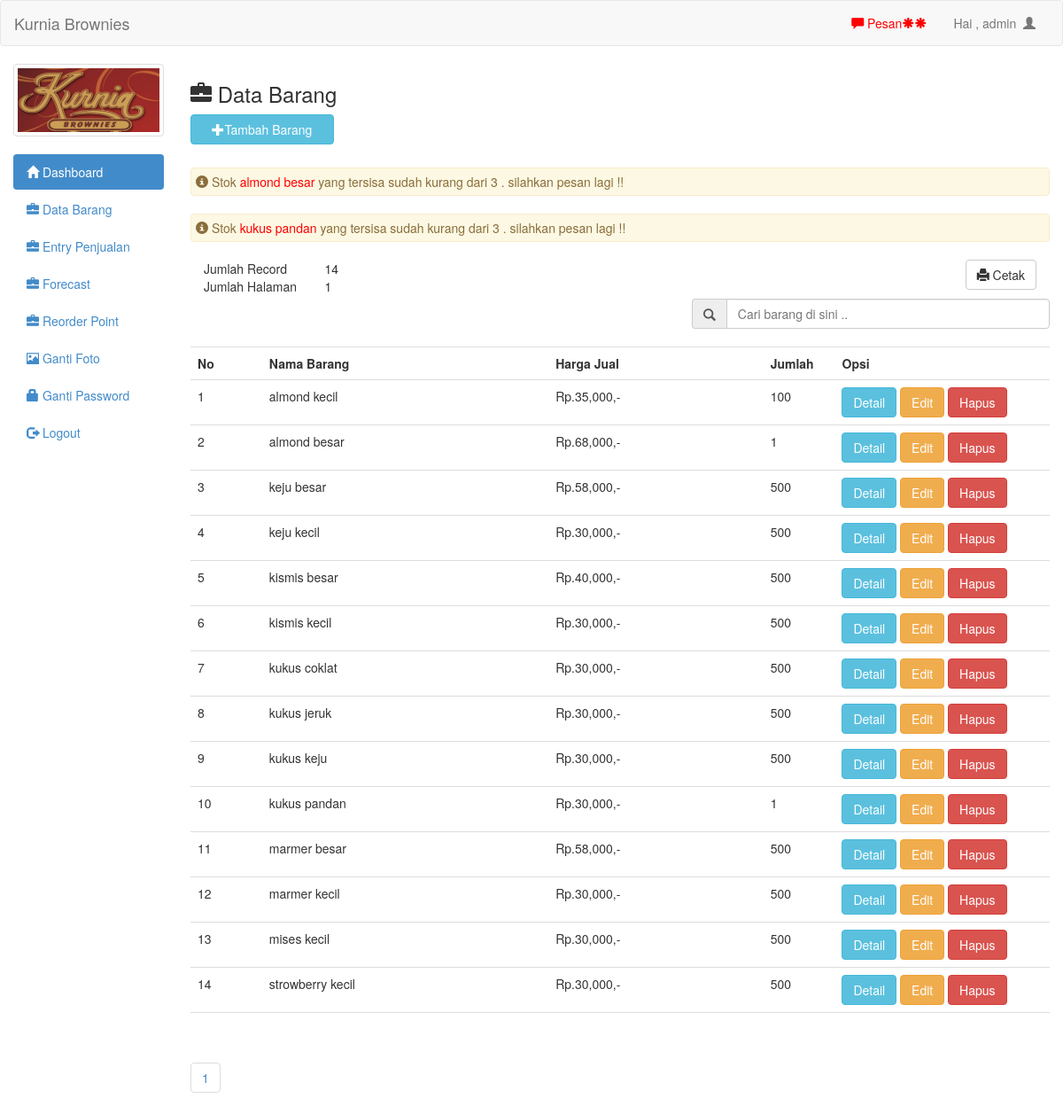
/admin/barang.php (signed in), run on the app's committed database.
### tables this page shows
CREATE TABLE `barang` (
  `id` int(11) NOT NULL,
  `nama` text NOT NULL,
  `jenis` text NOT NULL,
  `suplier` text NOT NULL,
  `modal` int(11) NOT NULL,
  `harga` int(11) NOT NULL,
  `jumlah` int(11) NOT NULL,
  `sisa` int(11) NOT NULL,
  `rop` int(11) NOT NULL
);

### admin/barang.php (the view, shortened to what this page needs)
<?php include 'header.php'; ?>
<h3><span class="glyphicon glyphicon-briefcase"></span> Data Barang</h3>
<button style="margin-bottom:20px" data-toggle="modal" data-target="#myModal" class="btn btn-info col-md-2"><span class="glyphicon glyphicon-plus"></span>Tambah Barang</button>
<br/>
<br/>
<br/>
<?php
$periksa=mysql_query("select * from barang where jumlah <=3");
while($q=mysql_fetch_array($periksa)){
	if($q['jumlah']<=3){
		?>
		<?php
		echo "<div style='padding:5px' class='alert alert-warning'><span class='glyphicon glyphicon-info-sign'></span> Stok  <a style='color:red'>". $q['nama']."</a> yang tersisa sudah kurang dari 3 . silahkan pesan lagi !!</div>";
	}
}
?>
<?php
$per_hal=20;
$jumlah_record=mysql_query("SELECT COUNT(*) from barang");
$jum=mysql_result($jumlah_record, 0);
$halaman=ceil($jum / $per_hal);
$page = (isset($_GET['page'])) ? (int)$_GET['page'] : 1;
$start = ($page - 1) * $per_hal;
?>
<div class="col-md-12">
	<table class="col-md-2">
		<tr>
			<td>Jumlah Record</td>
			<td><?php echo $jum; ?></td>
		</tr>
		<tr>
			<td>Jumlah Halaman</td>
			<td><?php echo $halaman; ?></td>
		</tr>
	</table>
	<a style="margin-bottom:10px" href="lap_barang.php" target="_blank" class="btn btn-default pull-right"><span class='glyphicon glyphicon-print'></span>  Cetak</a>
</div>
<form action="cari_act.php" method="get">
	<div class="input-group col-md-5 col-md-offset-7">
		<span class="input-group-addon" id="basic-addon1"><span class="glyphicon glyphicon-search"></span></span>
		<input type="text" class="form-control" placeholder="Cari barang di sini .." aria-describedby="basic-addon1" name="cari">
	</div>
</form>
<br/>
<table class="table table-hover">
	<tr>
		<th class="col-md-1">No</th>
		<th class="col-md-4">Nama Barang</th>
		<th class="col-md-3">Harga Jual</th>
		<th class="col-md-1">Jumlah</th>
		<th class="col-md-3">Opsi</th>
	</tr>
	<?php
	if(isset($_GET['cari'])){
		$cari=mysql_real_escape_string($_GET['cari']);
		$brg=mysql_query("select * from barang where nama like '$cari' or jenis like '$cari'");
	}else{
		$brg=mysql_query("select * from barang limit $start, $per_hal");
	}
	$no=1;
	while($b=mysql_fetch_array($brg)){
		?>
		<tr>
			<td><?php echo $no++ ?></td>
			<td><?php echo $b['nama'] ?></td>
			<td>Rp.<?php echo number_format($b['harga']) ?>,-</td>
			<td><?php echo $b['jumlah'] ?></td>
			<td>
				<a href="det_barang.php?id=<?php echo $b['id']; ?>" class="btn btn-info">Detail</a>
				<a href="edit.php?id=<?php echo $b['id']; ?>" class="btn btn-warning">Edit</a>
				<a onclick="if(confirm('Apakah anda yakin ingin menghapus data ini ??')){ location.href='hapus.php?id=<?php echo $b['id']; ?>' }" class="btn btn-danger">Hapus</a>
			</td>
		</tr>
		<?php
	}
	?>
	<tr>
		<td colspan="4"></td>
		<td>
		</td>
	</tr>
</table>
<ul class="pagination">
			<?php
			for($x=1;$x<=$halaman;$x++){
				?>
				<li><a href="?page=<?php echo $x ?>"><?php echo $x ?></a></li>
				<?php
			}
			?>
		</ul>
<?php
include 'footer.php';
?>

### admin/header.php (shortened to what this page needs)
<!DOCTYPE html>
<html>
<head>
	<link rel="stylesheet" type="text/css" href="../assets/css/bootstrap.css">
	<link rel="stylesheet" type="text/css" href="../assets/js/jquery-ui/jquery-ui.css">
</head>
<body>
	<div class="navbar navbar-default">
		<div class="container-fluid">
			<div class="navbar-header">
				<a href="http://www.malasngoding.com" class="navbar-brand">Kurnia Brownies</a>
			</div>
			<div class="collapse navbar-collapse">
				<ul class="nav navbar-nav navbar-right">
					<li><a id="pesan_sedia" href="#" data-toggle="modal" data-target="#modalpesan"><span class='glyphicon glyphicon-comment'></span>  Pesan</a></li>
					<li><a class="dropdown-toggle" data-toggle="dropdown" role="button" href="#">Hai , <?php echo $_SESSION['uname']  ?>&nbsp&nbsp<span class="glyphicon glyphicon-user"></span></a></li>
				</ul>
			</div>
		</div>
	</div>
	<div class="col-md-2">
		<div class="row">
			<?php
			$use=$_SESSION['uname'];
			$fo=mysql_query("select foto from admin where uname='$use'");
			while($f=mysql_fetch_array($fo)){
				?>
				<div class="col-xs-6 col-md-12">
					<a class="thumbnail">
						<img class="img-responsive" src="foto/<?php echo $f['foto']; ?>">
					</a>
				</div>
				<?php
			}
			?>
		</div>
		<ul class="nav nav-pills nav-stacked">
			<li class="active"><a href="index.php"><span class="glyphicon glyphicon-home"></span>  Dashboard</a></li>
			<li><a href="barang.php"><span class="glyphicon glyphicon-briefcase"></span>  Data Barang</a></li>
			<li><a href="barang_laku.php"><span class="glyphicon glyphicon-briefcase"></span>  Entry Penjualan</a></li>
			<li><a href="rop.php"><span class="glyphicon glyphicon-briefcase"></span>  Forecast</a></li>
			<li><a href="rop.php"><span class="glyphicon glyphicon-briefcase"></span>  Reorder Point</a></li>
			<li><a href="ganti_foto.php"><span class="glyphicon glyphicon-picture"></span>  Ganti Foto</a></li>
			<li><a href="ganti_pass.php"><span class="glyphicon glyphicon-lock"></span> Ganti Password</a></li>
			<li><a href="logout.php"><span class="glyphicon glyphicon-log-out"></span>  Logout</a></li>
		</ul>
	</div>
	<div class="col-md-10">

### admin/footer.php
</div>
</body>
</html>

### data on the page
barang: nama "almond besar", harga "68,000", jumlah "1"
barang: nama "kukus pandan", harga "30,000", jumlah "1"
barang: nama "almond kecil", harga "35,000", jumlah "100"
barang: nama "keju besar", harga "58,000", jumlah "500"
barang: nama "keju kecil", harga "30,000", jumlah "500"
barang: nama "kismis besar", harga "40,000", jumlah "500"
barang: nama "kismis kecil", harga "30,000", jumlah "500"
barang: nama "kukus coklat", harga "30,000", jumlah "500"
barang: nama "kukus jeruk", harga "30,000", jumlah "500"
barang: nama "kukus keju", harga "30,000", jumlah "500"
barang: nama "marmer besar", harga "58,000", jumlah "500"
barang: nama "marmer kecil", harga "30,000", jumlah "500"
barang: nama "mises kecil", harga "30,000", jumlah "500"
barang: nama "strowberry kecil", harga "30,000", jumlah "500"

### other printed values
$_SESSION['uname'] "admin"
$jum "14"
$halaman "1"
